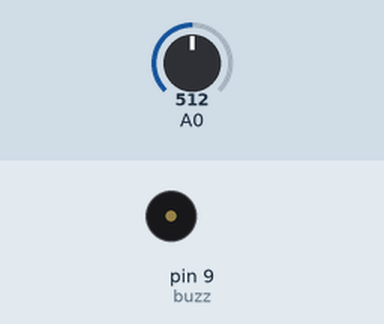
Simulated run of this sketch. Board: Arduino Uno, built with avr-gcc and run on an emulated ATmega328P. On the bench: buzzer (waves = sounding). The inputs (shaded band) are chosen by the test bench; at power-on: A0 = 512. What the sketch prints to the serial monitor is not drawn.

Above: at 0.1 s.
Timing chart, 0 to 1.6 s (numbered marks = the images above):
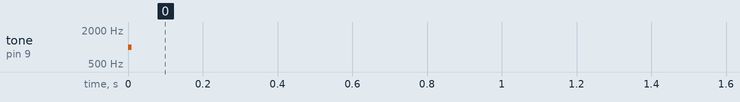

The sketch:

EchoBot.ino
```cpp
#define buzz 9
int mic = 3;

int x = 0;
int dataArray[500];
boolean running = true;

boolean playSound = true;

void setup() {
  Serial.begin(9600);
  pinMode(buzz, OUTPUT);
  pinMode(mic, INPUT);

}

void loop() {
  if(playSound){
    if (running){
      buzzSound();
      running = false;
      Serial.println("Started");
    }
    if (!running){
      saveRecording();
    }
  }
  else if (!playSound){
    // calculate distance here
  }
}

void buzzSound(){
    tone(buzz, 1000);
    delay(10);
    noTone(buzz);
}

void saveRecording(){
    dataArray[x] = analogRead(A0); // sample & save
    Serial.println(dataArray[x]);
    x=x+1; // set up for next location
      if (x==500){
        running = true;
        playSound = false;
        Serial.println("Done");
      }
}
```

Measured:
- by itself, tone on pin 9 (buzz): silent → 1000 Hz at 0.00 s, → silent 0.01 s later
